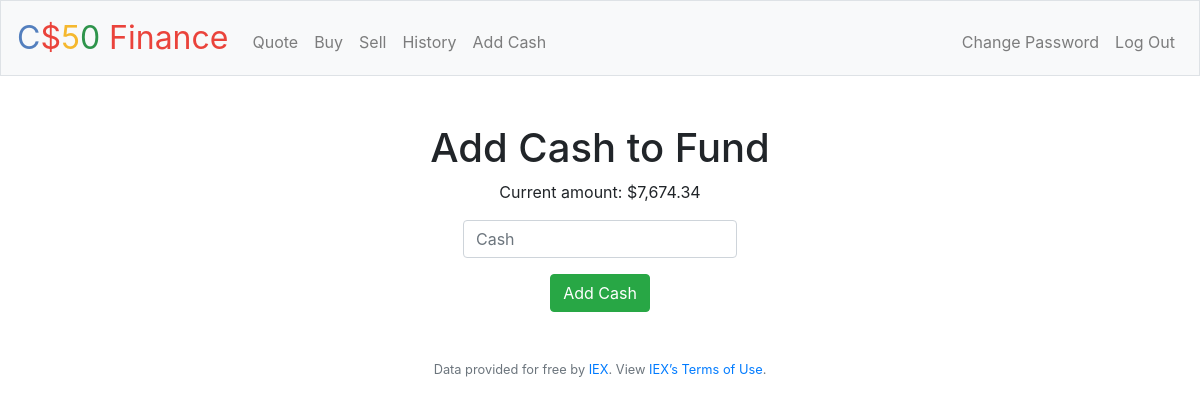
The page /addcash (signed in) on the database as committed earlier.
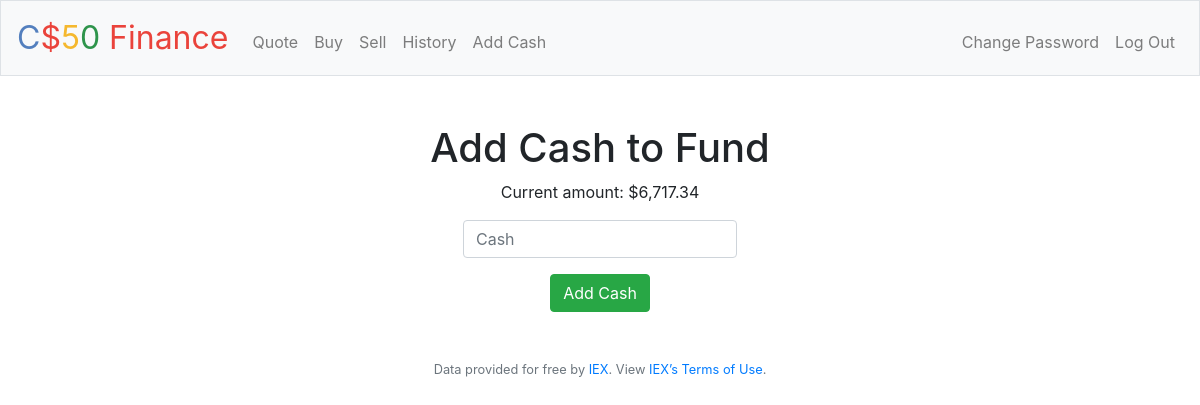
The same page on the database as committed later.
### tables this page shows
CREATE TABLE users (id INTEGER, username TEXT NOT NULL, hash TEXT NOT NULL, cash NUMERIC NOT NULL DEFAULT 10000.00, PRIMARY KEY(id));

### application.py (the view, shortened to what this page needs)
@app.route("/addcash", methods=["GET", "POST"])
@login_required
def addcash():
    user_id = session["user_id"]
    cash = db.execute("SELECT cash FROM users WHERE id=?", user_id)[0]["cash"]
    return render_template("addcash.html", cash=cash)

### application.py (called while the page is built)
@app.after_request
def after_request(response):
    response.headers["Cache-Control"] = "no-cache, no-store, must-revalidate"
    response.headers["Expires"] = 0
    response.headers["Pragma"] = "no-cache"
    return response

### helpers.py (called while the page is built)
def login_required(f):
    @wraps(f)
    def decorated_function(*args, **kwargs):
        if session.get("user_id") is None:
            return redirect("/login")
        return f(*args, **kwargs)
    return decorated_function

def usd(value):
    return f"${value:,.2f}"

### templates/addcash.html (shortened to what this page needs)
{% extends "layout.html" %}
{% block main %}
<h1>Add Cash to Fund</h1>
<p>Current amount: {{ cash | usd}}</p>
<form action="/addcash" method="post">
  <div class="form-group">
    <input name="cash" type="text" class="form-control" placeholder="Cash" autocomplete="off" autofocus />
  </div>
  <button class="btn btn-success" type="submit">Add Cash</button>
</form>
{% endblock %}

Rows that differ between the two databases and show on the page:
changed users: cash "$7,674.34" → "$6,717.34"
